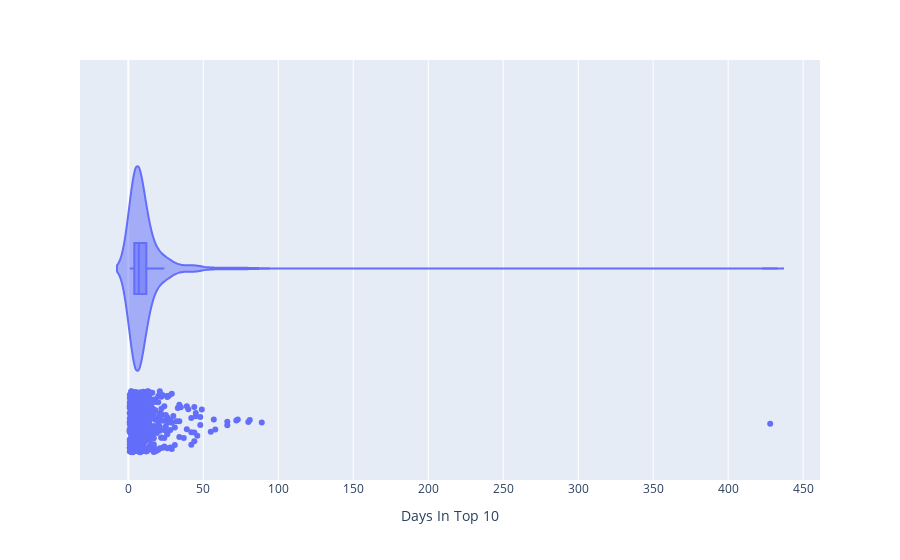

Here is the notebook cell this chart was saved with:
### Code cell
#////////////////////////////////////////////////////////////#
# violin plot of aggregated data
#////////////////////////////////////////////////////////////#
px.violin(
    agg_df,
    x="Days In Top 10",
    box=True,
    points='all'
)

### Figure 1 — Plotly figure (JSON) as saved in the notebook; plotly's stock layout.template omitted (floating-point values rounded to 4 significant figures; data arrays with more than 128 entries replaced by an {"elided": "..."} marker saying what was removed)
{"data": [{"alignmentgroup": "True", "box": {"visible": true}, "hovertemplate": "Days In Top 10=%{x}<extra></extra>", "legendgroup": "", "marker": {"color": "#636efa"}, "name": "", "offsetgroup": "", "orientation": "h", "points": "all", "scalegroup": "True", "showlegend": false, "type": "violin", "x": {"elided": "645 int values"}, "x0": " ", "xaxis": "x", "y0": " ", "yaxis": "y"}], "layout": {"legend": {"tracegroupgap": 0}, "margin": {"t": 60}, "violinmode": "group", "xaxis": {"anchor": "y", "domain": [0, 1], "title": {"text": "Days In Top 10"}}, "yaxis": {"anchor": "x", "domain": [0, 1]}}}
